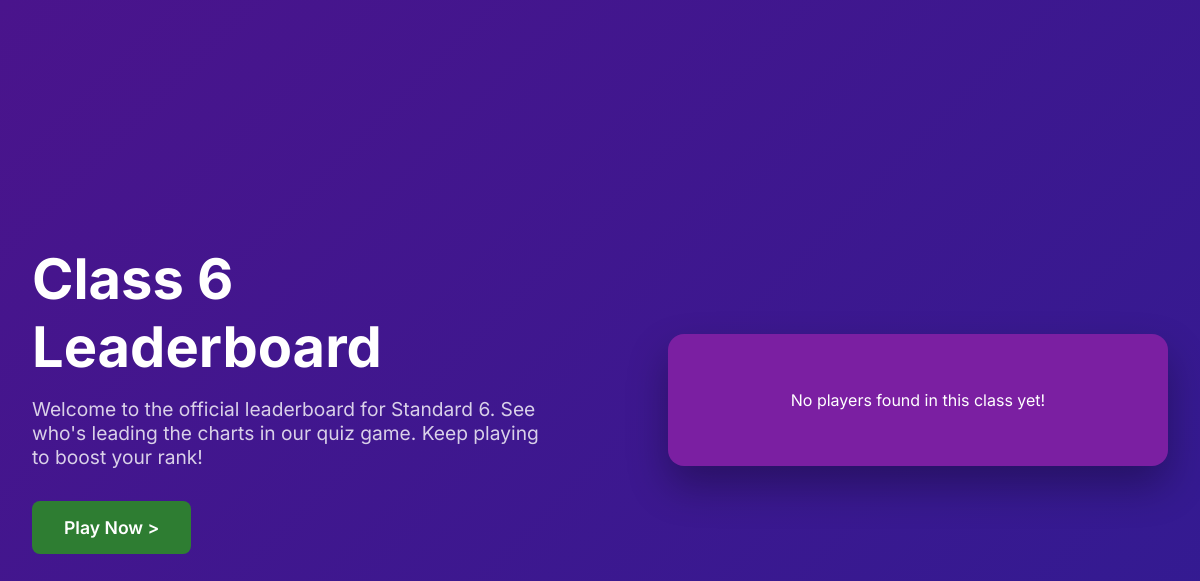
The app's page /leaderboard/6 (signed in), older data.
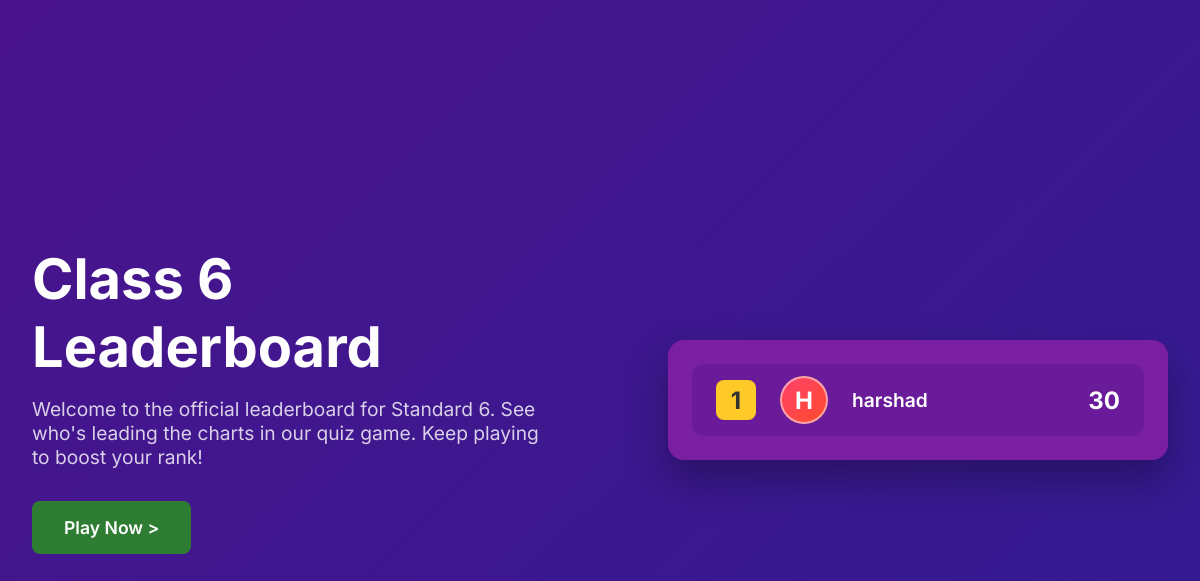
The same page, newer data.
### qgame/models.py (models this page shows)
class User(db.Model, UserMixin):
    id = db.Column(db.Integer, primary_key=True)
    username = db.Column(db.String(50), unique=True, nullable=False)
    password_hash = db.Column(db.String(255), nullable=False)
    role = db.Column(db.String(20), default='user') # 'user' or 'admin'
    name = db.Column(db.String(100), nullable=False)
    email = db.Column(db.String(150), unique=True, nullable=True)
    mobile = db.Column(db.String(20), nullable=True)
    dob = db.Column(db.String(50), nullable=True)
    country = db.Column(db.String(100), nullable=True)
    state = db.Column(db.String(100), nullable=True)
    city = db.Column(db.String(100), nullable=True)
    age = db.Column(db.Integer, nullable=True)
    gender = db.Column(db.String(20), nullable=True)
    education_level = db.Column(db.String(50), nullable=True)
    board = db.Column(db.String(50), nullable=True)
    standard = db.Column(db.String(50), nullable=True)
    stream = db.Column(db.String(50), nullable=True)
    course = db.Column(db.String(100), nullable=True)
    exam = db.Column(db.String(100), nullable=True)
    college = db.Column(db.String(150), nullable=True)
    department = db.Column(db.String(150), nullable=True)
    semester = db.Column(db.String(50), nullable=True)
    profile_photo = db.Column(db.String(255), nullable=True, default='default.png')
    xp = db.Column(db.Integer, default=0)
    level = db.Column(db.Integer, default=1)
    points = db.Column(db.Integer, default=0)
    coins = db.Column(db.Integer, default=0)
    language = db.Column(db.String(10), default='en')
    active_title_id = db.Column(db.Integer, db.ForeignKey('store_item.id'), nullable=True)
    active_border_id = db.Column(db.Integer, db.ForeignKey('store_item.id'), nullable=True)
    attempts = db.relationship('QuizAttempt', backref='user', lazy=True)
    certificates = db.relationship('Certificate', backref='user', lazy=True)
    badges = db.relationship('UserBadge', backref='user', lazy=True)
    inventory = db.relationship('UserInventory', backref='user', lazy=True)
    active_title = db.relationship('StoreItem', foreign_keys=[active_title_id])
    active_border = db.relationship('StoreItem', foreign_keys=[active_border_id])

### qgame/app.py (the view)
@app.route('/leaderboard/<standard>')
@login_required
def leaderboard_view(standard):
    quiz_id = request.args.get('quiz_id')
    if quiz_id:
        attempts = QuizAttempt.query.filter_by(category_id=quiz_id).all()
        user_best = {}
        for att in attempts:
            if att.user_id not in user_best:
                user_best[att.user_id] = {'user': att.user, 'score': att.score, 'time': att.time_taken}
            else:
                if att.score > user_best[att.user_id]['score']:
                    user_best[att.user_id] = {'user': att.user, 'score': att.score, 'time': att.time_taken}
                elif att.score == user_best[att.user_id]['score'] and att.time_taken < user_best[att.user_id]['time']:
                    user_best[att.user_id] = {'user': att.user, 'score': att.score, 'time': att.time_taken}
        sorted_attempts = sorted(user_best.values(), key=lambda x: (-x['score'], x['time']))[:10]
        top_users = []
        class DummyUser:
            pass
        for item in sorted_attempts:
            u = item['user']
            du = DummyUser()
            du.name = u.name
            du.profile_photo = u.profile_photo
            du.points = item['score']  # Use quiz score instead of total points
            top_users.append(du)
    else:
        top_users = User.query.filter_by(standard=standard).order_by(User.points.desc(), User.xp.desc()).limit(10).all()
        if not top_users and " " in standard:
            base_std = standard.split(" ")[0]
            top_users = User.query.filter_by(standard=base_std).order_by(User.points.desc(), User.xp.desc()).limit(10).all()
    return render_template('leaderboard_view.html', users=top_users, standard=standard)

### qgame/app.py (called while the page is built)
@login_manager.user_loader
def load_user(user_id):
    return User.query.get(int(user_id))

### qgame/templates/leaderboard_view.html (shortened to what this page needs)
<!DOCTYPE html>
<html lang="en">
<head>
</head>
<body>
    <div class="leaderboard-wrapper">
        <div class="leaderboard-info">
            <h1>Class {{ standard }}<br>Leaderboard</h1>
            <p>Welcome to the official leaderboard for Standard {{ standard }}. See who's leading the charts in our quiz game. Keep playing to boost your rank!</p>
            {% if current_user.role == 'admin' %}
                <a href="{{ url_for('admin_dashboard') }}" class="btn-create">Back to Dashboard &gt;</a>
            {% elif current_user.role == 'teacher' %}
                <a href="{{ url_for('teacher_dashboard') }}" class="btn-create">Back to Dashboard &gt;</a>
            {% else %}
                {% if request.args.get('quiz_id') %}
                    <a href="{{ url_for('take_quiz', category_id=request.args.get('quiz_id')) }}" class="btn-create">Play Now &gt;</a>
                {% else %}
                    <a href="{{ url_for('user_dashboard') }}" class="btn-create">Play Now &gt;</a>
                {% endif %}
            {% endif %}
        </div>
        <div class="leaderboard-card">
            {% if users %}
                {% for user in users %}
                <div class="leaderboard-row">
                    <div class="rank
                        {% if loop.index == 1 %}rank-1
                        {% elif loop.index == 2 %}rank-2
                        {% elif loop.index == 3 %}rank-3
                        {% endif %}">
                        {{ loop.index }}
                    </div>
                    {% if user.profile_photo and user.profile_photo != 'default.png' %}
                        <img src="{{ url_for('static', filename='uploads/profiles/' + user.profile_photo) }}" onerror="this.style.display='none'; this.nextElementSibling.style.display='flex';" class="avatar" alt="{{ user.name }}">
                        <div class="avatar-fallback" style="display: none;">{{ user.name[0]|upper if user.name else '?' }}</div>
                    {% else %}
                        <div class="avatar-fallback">{{ user.name[0]|upper if user.name else '?' }}</div>
                    {% endif %}
                    <div class="name">{{ user.name }}</div>
                    <div class="score">{{ user.points }}</div>
                </div>
                {% endfor %}
            {% else %}
                <div style="text-align: center; padding: 2rem;">
                    <p>No players found in this class yet!</p>
                </div>
            {% endif %}
        </div>
    </div>
</body>
</html>

Row changes from the older to the newer data that the page shows:
now on this page (row edited): User: name "H", name "harshad", points "30"
Text that changed along with them:
text no longer shown: "No players found in this class yet!"
